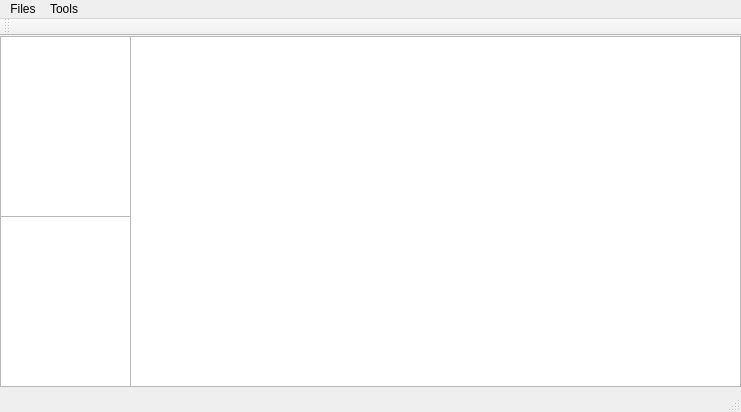
<?xml version="1.0" encoding="UTF-8"?>
<ui version="4.0">
 <class>MainWindow</class>
 <widget class="QMainWindow" name="MainWindow">
  <property name="geometry">
   <rect>
    <x>0</x>
    <y>0</y>
    <width>741</width>
    <height>412</height>
   </rect>
  </property>
  <property name="windowTitle">
   <string>MainWindow</string>
  </property>
  <widget class="QWidget" name="centralWidget">
   <widget class="QPlainTextEdit" name="InputString">
    <property name="geometry">
     <rect>
      <x>0</x>
      <y>180</y>
      <width>131</width>
      <height>171</height>
     </rect>
    </property>
    <property name="font">
     <font>
      <family>Malgun Gothic</family>
     </font>
    </property>
   </widget>
   <widget class="QTableWidget" name="AnalyseProcess">
    <property name="geometry">
     <rect>
      <x>130</x>
      <y>0</y>
      <width>611</width>
      <height>351</height>
     </rect>
    </property>
    <property name="font">
     <font>
      <family>Malgun Gothic</family>
      <weight>75</weight>
      <bold>true</bold>
     </font>
    </property>
   </widget>
   <widget class="QPlainTextEdit" name="InputRules">
    <property name="geometry">
     <rect>
      <x>0</x>
      <y>0</y>
      <width>131</width>
      <height>181</height>
     </rect>
    </property>
    <property name="font">
     <font>
      <family>Malgun Gothic</family>
     </font>
    </property>
   </widget>
   <zorder>InputRules</zorder>
   <zorder>InputString</zorder>
   <zorder>AnalyseProcess</zorder>
  </widget>
  <widget class="QMenuBar" name="menuBar">
   <property name="geometry">
    <rect>
     <x>0</x>
     <y>0</y>
     <width>741</width>
     <height>23</height>
    </rect>
   </property>
   <widget class="QMenu" name="menuTools">
    <property name="title">
     <string>Tools</string>
    </property>
    <addaction name="actionAnalyse"/>
   </widget>
   <widget class="QMenu" name="menuFiles">
    <property name="title">
     <string>Files</string>
    </property>
   </widget>
   <addaction name="menuFiles"/>
   <addaction name="menuTools"/>
  </widget>
  <widget class="QToolBar" name="mainToolBar">
   <attribute name="toolBarArea">
    <enum>TopToolBarArea</enum>
   </attribute>
   <attribute name="toolBarBreak">
    <bool>false</bool>
   </attribute>
  </widget>
  <widget class="QStatusBar" name="statusBar"/>
  <action name="actionAnalyse">
   <property name="text">
    <string>Analyse</string>
   </property>
  </action>
 </widget>
 <layoutdefault spacing="6" margin="11"/>
 <resources/>
 <connections/>
</ui>
